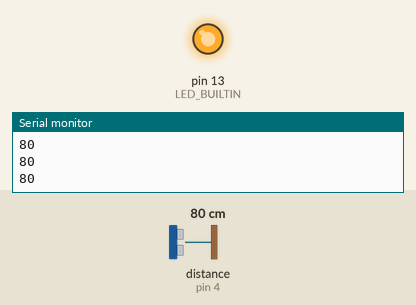
Recording of a sketch running on a simulated Arduino Uno, built with avr-gcc and run on an emulated ATmega328P. Parts: output pins drawn as LEDs (lit = HIGH), the last lines printed to the serial monitor. Wiring (inferred from the names in the program): ultrasonic range finder: trigger pin 2; echo pin 4. The test bench sets the inputs (shaded band); at power-on: distance to the obstacle (sensor on pin 4) 80 cm. The echo pulse lasts 58.3 µs per cm; pins used as bus, display or sensor lines are not drawn.

Above: at 1.2 s.
1.3 s: distance to the obstacle (sensor on pin 4) set to 25 cm
2.8 s: distance to the obstacle (sensor on pin 4) set to 19 cm
At 3.8 s:
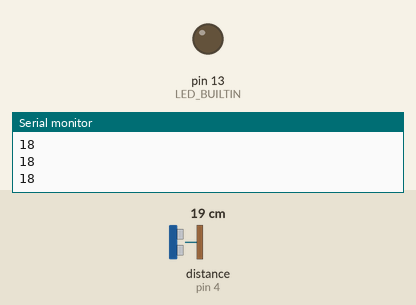
4.3 s: distance to the obstacle (sensor on pin 4) set to 35 cm
At 5.1 s:
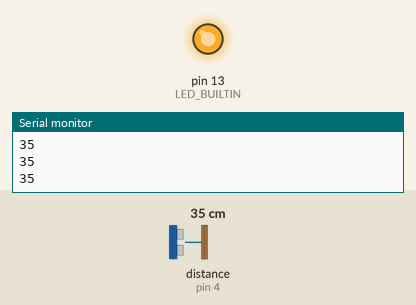
5.8 s: distance to the obstacle (sensor on pin 4) set to 2 cm
At 7.2 s:
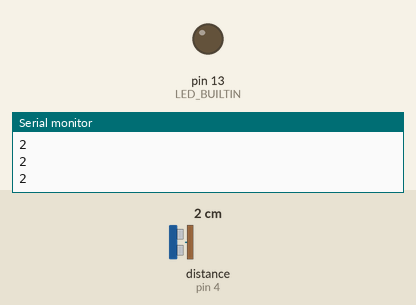
Timing chart, 0 to 8.3 s (numbered marks = the images above; inputs shaded):
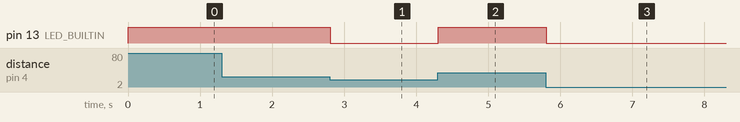

Measured:
- the behaviour switches between 22 and 21 cm on distance to the obstacle (sensor on pin 4) (found by bisection; images 0 and 1)
- after the input at 2.8 s, pin 13 (LED_BUILTIN): HIGH → LOW at once
- after the input at 4.3 s, pin 13 (LED_BUILTIN): LOW → HIGH at once
- after the input at 5.8 s, pin 13 (LED_BUILTIN): HIGH → LOW at once

The sketch:

Test_US.ino
```cpp
int TRIG_PIN = 2;
int ECHO_PIN = 4;

int distActuelle = 0;
int cm;

void setup() {
  // put your setup code here, to run once:
  Serial.begin(9600); //initialise la communication série
  pinMode(TRIG_PIN, OUTPUT);
  digitalWrite(TRIG_PIN, LOW);
  pinMode(ECHO_PIN, INPUT);
  pinMode(LED_BUILTIN, OUTPUT);
}

void loop() {

    distActuelle = lectureDistance();

    Serial.println(distActuelle);

    if (distActuelle > 20) {
      digitalWrite(LED_BUILTIN, HIGH);
    }
    else {
      digitalWrite(LED_BUILTIN, LOW);
    }
}

int lectureDistance() { // Envoi la distance mesurée par le capteur de distance
  long lecture_echo;
  long cm;
  digitalWrite(TRIG_PIN, HIGH);
  delayMicroseconds(10);
  digitalWrite(TRIG_PIN, LOW);
  lecture_echo = pulseIn(ECHO_PIN, HIGH);
  cm = lecture_echo/58;

  return cm;
}
```
